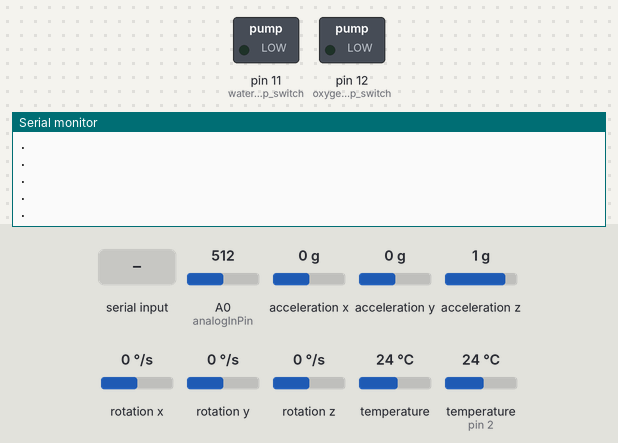
A sketch run on a simulated Arduino Uno, built with avr-gcc and run on an emulated ATmega328P. Shown: switched loads named in the sketch (green lamp = pin HIGH), the last lines printed to the serial monitor. The inputs (shaded band) are chosen by the test bench; at power-on: A0 (analogInPin) = 512, acceleration x 0 g, acceleration y 0 g, acceleration z 1 g, rotation x 0 °/s, rotation y 0 °/s, rotation z 0 °/s, temperature 24 °C, temperature (sensor on pin 2) 24 °C.

Above: at 0.8 s.
0.9 s: "START\n" received over the second serial link
At 2.0 s:
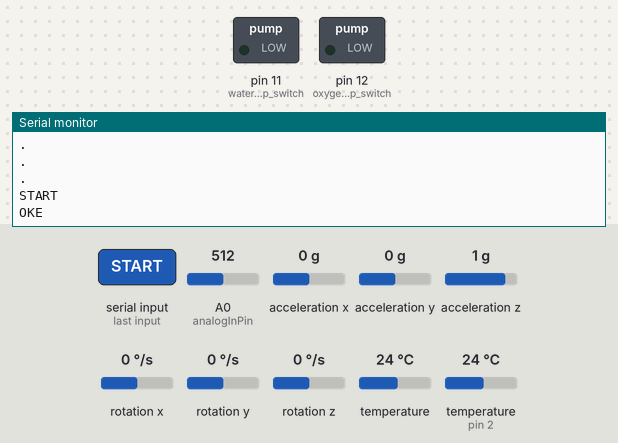
2.4 s: "SEND\n" received over the second serial link
At 4.5 s:
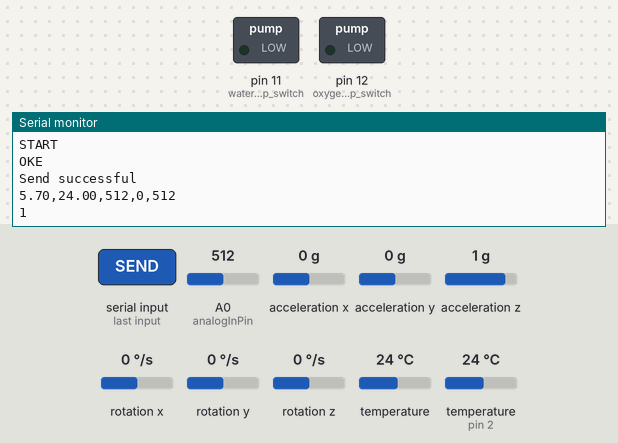
4.8 s: "water\n" received over the second serial link
At 6.0 s:
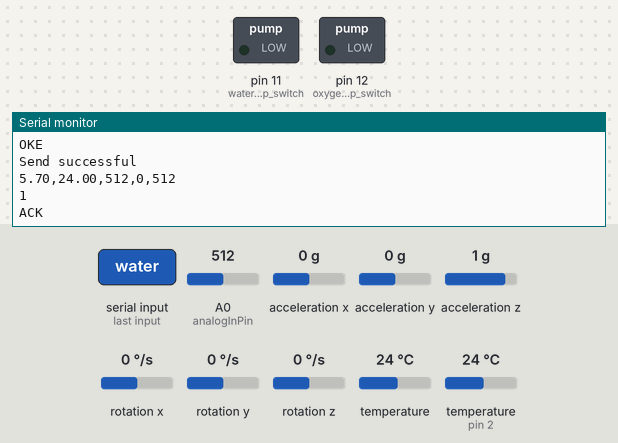

Measured:
- after the input at 0.9 s, the serial monitor: prints a new line after 0.07 s (image 1)
- after the input at 2.4 s, the serial monitor: prints a new line after 0.89 s (image 2)
- after the input at 4.8 s, the serial monitor: prints a new line at once (image 3)

The sketch:

Collection.ino
```cpp
void sendData();
void receiveData();

// Relay
#define oxygen_pump_switch 12
#define water_pump_switch 11

// ds18b20 by Miles Burton
#include <OneWire.h>
#include <DallasTemperature.h>

// Lora Normal
#include <SoftwareSerial.h>
SoftwareSerial LoraSerial(3, 4); // Only Arduino

// Water sensor
#define water_sensorPin A1

// MPU6050
#include <Adafruit_MPU6050.h>
#include <Adafruit_Sensor.h>
#include <Wire.h>

// Some define
// DS1820B
#define ONE_WIRE_BUS 2
OneWire oneWire(ONE_WIRE_BUS);
DallasTemperature sensors(&oneWire);

// MPU6050
Adafruit_MPU6050 mpu;

// PH
#define analogInPin A0      // pH meter Analog output to Arduino Analog Input 0
#define Offset 0.70         // deviation compensate Bù TRỪ PH
unsigned long int avgValue; // Store the average value of the sensor feedback

// Độ đục
#define TSSPin A3

void setup()
{
  pinMode(oxygen_pump_switch, OUTPUT);
  pinMode(water_pump_switch, OUTPUT);
  Serial.begin(9600);
  LoraSerial.begin(9600);

  // DS1820B
  sensors.begin();
  mpu.setAccelerometerRange(MPU6050_RANGE_8_G);
  mpu.setGyroRange(MPU6050_RANGE_500_DEG);
  mpu.setFilterBandwidth(MPU6050_BAND_21_HZ);

  // MPU6050
  if (!mpu.begin())
  {
    Serial.println("Failed to find MPU6050 chip");
    while (1)
    {
      delay(10);
    }
  }
  Serial.println("MPU6050 Found!");

  while (!LoraSerial.available())
  {
    Serial.println(".");
  }
  String data = LoraSerial.readStringUntil('\n');
  Serial.println(data);
  if (data.indexOf("START") != -1)
  {
    LoraSerial.println("OKE");
    Serial.println("OKE");
  }
}

void loop()
{
  // sendData();
  receiveData();
}

void sendData()
{
  // ds1820b
  sensors.requestTemperatures();
  float temperature = sensors.getTempCByIndex(0);

  // Water sensor
  int water = analogRead(water_sensorPin);

  // MPU6050
  sensors_event_t a, g, temp1;
  mpu.getEvent(&a, &g, &temp1);
  int mpu6050_value = abs(a.acceleration.x) > 5 ? abs(a.acceleration.x) : abs(a.acceleration.y);

  // PH
  int buf[10];                 // buffer for read analog
  for (int i = 0; i < 10; i++) // Get 10 sample value from the sensor for smooth the value
  {
    buf[i] = analogRead(analogInPin);
    delay(10);
  }
  for (int i = 0; i < 9; i++) // sort the analog from small to large
  {
    for (int j = i + 1; j < 10; j++)
    {
      if (buf[i] > buf[j])
      {
        int temp = buf[i];
        buf[i] = buf[j];
        buf[j] = temp;
      }
    }
  }
  avgValue = 0;
  for (int i = 2; i < 8; i++) // take the average value of 6 center sample
    avgValue += buf[i];
  float phValue = (float)avgValue * 5.0 / 1024 / 6; // convert the analog into millivolt
  phValue = 2.0 * phValue + Offset;

  // TSS
  int TSS = analogRead(TSSPin);

  // Lora Normal
  String value_frame = "";
  value_frame += String(phValue);
  value_frame += ",";
  value_frame += String(temperature);
  value_frame += ",";
  value_frame += String(TSS);
  value_frame += ",";
  value_frame += String(mpu6050_value);
  value_frame += ",";
  value_frame += String(water);

  LoraSerial.println(value_frame);
  Serial.println("Send successful");
  Serial.println(value_frame);
  Serial.println("1");
  //  }
}

void receiveData()
{
  while (LoraSerial.available())
  {
    String data = LoraSerial.readStringUntil('\n');
    if (data.indexOf("READ?") != -1)
      LoraSerial.println("READ_OK");
    else if (data.indexOf("SEND") != -1)
    {
      sendData();
    }
    else
    {
      if (data.indexOf("water") != -1)
      {
        String water_value = data.substring(data.indexOf("water"));
        if (water_value.indexOf("ON") != -1)
          digitalWrite(water_pump_switch, HIGH);
        else if (water_value.indexOf("OFF") != -1)
          digitalWrite(water_pump_switch, LOW);
        LoraSerial.println("ACK");
        Serial.println("ACK");
      }
      else if (data.indexOf("oxygen") != -1)
      {
        String oxygen_value = data.substring(data.indexOf("oxygen"));
        if (oxygen_value.indexOf("ON") != -1)
          digitalWrite(oxygen_pump_switch, HIGH);
        else if (oxygen_value.indexOf("OFF") != -1)
          digitalWrite(oxygen_pump_switch, LOW);
        LoraSerial.println("ACK");
        Serial.println("ACK");
      }
    }
  }
}
```
